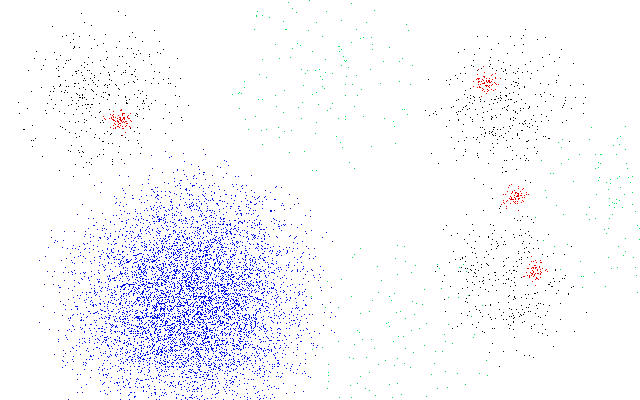
//> input picture test/Opencv_ClusterImage_Test/ClusterImage.png, 640 x 400 px
$ ./test_ClusterImage   (built with g++ and OpenCV 4)
//> lines starting //> are read from the running program, lines starting //| are printed output that depends on the picture
// Copyright Ingo Proff 2016.
// https://github.com/CrikeeIP/OPTICS-Clustering
// Distributed under the MIT Software License (X11 license).
// (See accompanying file LICENSE)

#include <vector>
#include <opencv2/core/core.hpp>
#include <opencv2/imgproc/imgproc.hpp>
#include <opencv2/highgui/highgui.hpp>
//#include <opencv2/opencv.hpp>
#include "../../include/optics/optics.h"

inline std::vector<std::array<int, 2>> load_points_from_image( const std::string& file_path )
{
//> called with file_path = "./ClusterImage.png"
	const cv::Mat img = cv::imread( file_path, cv::IMREAD_GRAYSCALE );
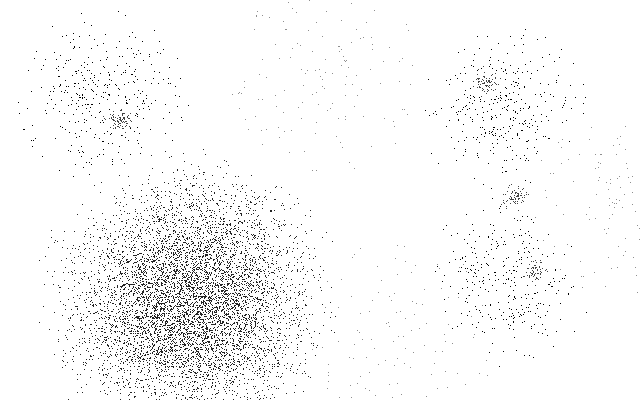
//> img: 400 rows x 640 cols, CV_8UC1; min 0, max 255, mean 248.2
	assert( img.size().area() != 0 );
	std::vector<std::array<int, 2>> result;
	for ( int y = 0; y < img.rows; ++y )
	{
		for ( int x = 0; x < img.cols; ++x )
		{
			if ( img.at<unsigned char>( y, x ) != 255 )
			{
				result.push_back( { x, y } );
			}
		}
	}
//> after the loop, result = 7950 items
	return result;
}


int main()
{
	//std::string path = "/home/ip/Dokumente/ProgrammingProjects/OPTICS-Clustering/test/Opencv_ClusterImage_Test/ClusterImage.png";
	std::string path = "./ClusterImage.png";
	const auto points = load_points_from_image( path );
//> points = 7950 items
	std::cout << "Extracted " << points.size() << " points from the image" << std::endl;
//| Extracted 7950 points from the image

	std::size_t min_pts = 15;
//> (the run ends here: the program needs code that is not available in this run, at `auto eps = 2 * optics::epsilon_estimation( points, min_pts );`)
